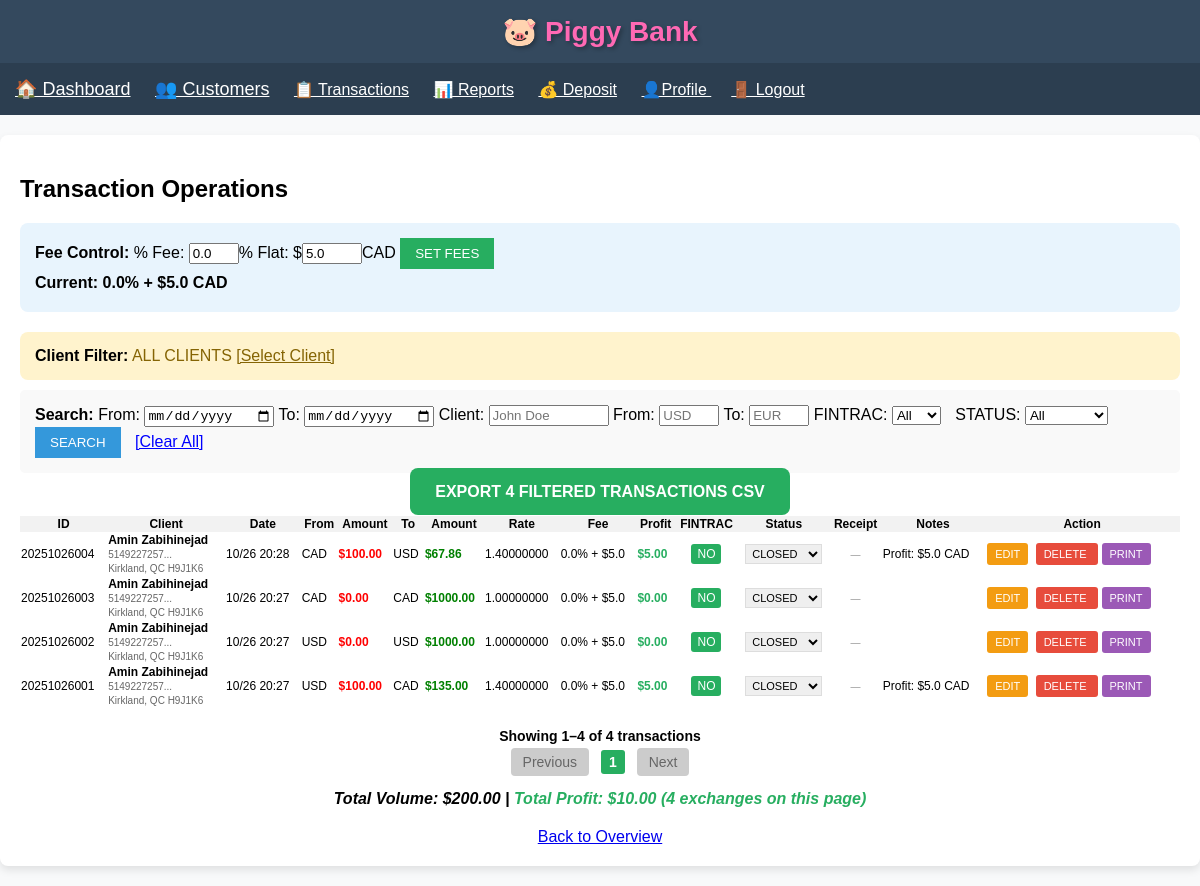
Page /transactions (signed in) on the committed database.
### app.py (models this page shows)
class Transaction(db.Model):
    id = db.Column(db.Integer, primary_key=True, autoincrement=True)  # AUTO
    tx_ref = db.Column(db.String(11), unique=True, nullable=False, index=True)  # DISPLAY ID
    date = db.Column(db.DateTime, default=datetime.utcnow)
    from_currency = db.Column(db.String(3), nullable=False)
    to_currency = db.Column(db.String(3), nullable=False)
    from_amount = db.Column(db.Float, nullable=False)
    to_amount = db.Column(db.Float, nullable=False)
    exchange_rate = db.Column(db.Float, nullable=False)
    notes = db.Column(db.Text, nullable=True)
    is_fintrac = db.Column(db.Boolean, default=False)
    client_id = db.Column(db.Integer, db.ForeignKey('client.id'), nullable=False)
    receipt_filename = db.Column(db.String(100))
    status = db.Column(db.String(10), default='closed')
    is_deposit = db.Column(db.Boolean, default=False)
    total_fee_cad = db.Column(db.Float, default=0.0)  # ← PROFIT PER TX

class Client(db.Model):
    id = db.Column(db.Integer, primary_key=True)
    first_name = db.Column(db.String(100), nullable=False)
    last_name = db.Column(db.String(100), nullable=False)
    email = db.Column(db.String(120), nullable=False)
    phone = db.Column(db.String(20), nullable=False)
    apartment = db.Column(db.String(20))
    civic_number = db.Column(db.String(20), nullable=False)
    street = db.Column(db.String(200), nullable=False)
    city = db.Column(db.String(100), nullable=False)
    province = db.Column(db.String(10), nullable=False)
    postal_code = db.Column(db.String(10), nullable=False)
    risk_level = db.Column(db.String(20), default='low risk')
    notes = db.Column(db.Text)
    created_at = db.Column(db.DateTime, default=datetime.utcnow)
    id1_type = db.Column(db.String(50))
    id1_issued_by = db.Column(db.String(100))
    id1_number = db.Column(db.String(50))
    id1_expiry_date = db.Column(db.Date)
    id1_filename = db.Column(db.String(255))
    id1_filesize = db.Column(db.Integer)
    id1_last_download = db.Column(db.DateTime)
    id2_type = db.Column(db.String(50))
    id2_issued_by = db.Column(db.String(100))
    id2_number = db.Column(db.String(50))
    id2_expiry_date = db.Column(db.Date)
    id2_filename = db.Column(db.String(255))
    id2_filesize = db.Column(db.Integer)
    id2_last_download = db.Column(db.DateTime)
    id3_type = db.Column(db.String(50))
    id3_issued_by = db.Column(db.String(100))
    id3_number = db.Column(db.String(50))
    id3_expiry_date = db.Column(db.Date)
    id3_filename = db.Column(db.String(255))
    id3_filesize = db.Column(db.Integer)
    id3_last_download = db.Column(db.DateTime)
    transactions = db.relationship('Transaction', backref='client', lazy=True)

### app.py (the view, shortened to what this page needs)
@app.route('/transactions')
def transactions():
    if 'user_id' not in session: return redirect(url_for('login'))
    page = int(request.args.get('page', 1)); per_page = 10
    from_date = request.args.get('from_date', ''); to_date = request.args.get('to_date', '')
    search_client = request.args.get('client_name', ''); search_from = request.args.get('from_currency', '').upper()
    search_to = request.args.get('to_currency', '').upper(); fintrac = request.args.get('fintrac', '')
    status = request.args.get('status', '')
    query = Transaction.query.order_by(Transaction.date.desc())
    if from_date:
        try: query = query.filter(Transaction.date >= datetime.strptime(from_date, '%Y-%m-%d'))
        except: pass
    if to_date:
        try: end_dt = datetime.combine(datetime.strptime(to_date, '%Y-%m-%d'), time.max)
        except: pass; query = query.filter(Transaction.date <= end_dt)
    if search_client:
        name = f"%{search_client}%"
        query = query.join(Client).filter(or_(Client.first_name.ilike(name), Client.last_name.ilike(name),
                                             func.concat(Client.first_name, ' ', Client.last_name).ilike(name)))
    if search_from: query = query.filter(Transaction.from_currency == search_from)
    if search_to: query = query.filter(Transaction.to_currency == search_to)
    if fintrac == 'yes': query = query.filter(Transaction.is_fintrac == True)
    elif fintrac == 'no': query = query.filter(Transaction.is_fintrac == False)
    if status: query = query.filter(Transaction.status == status)
    total_count = query.count()
    total_pages = ceil(total_count / per_page) if total_count > 0 else 1
    page = max(1, min(page, total_pages))
    transactions = query.offset((page - 1) * per_page).limit(per_page).all()
    return render_template('transactions.html', transactions=transactions, page=page, total_count=total_count,
                           total_pages=total_pages, from_date=from_date, to_date=to_date, search_client=search_client,
                           search_from=search_from, search_to=search_to, fintrac=fintrac, status=status,
                           current_fee=round(FEE_PERCENTAGE*100, 1), current_flat_fee=round(FLAT_FEE_CAD, 2))

### templates/transactions.html (shortened to what this page needs)
{% extends "base.html" %}
{% block content %}
    <h2>Transaction Operations</h2>
    {% if session.is_admin %}
    <div style="background:#e8f4fd; padding:15px; border-radius:8px; margin-bottom:20px;">
        <strong>Fee Control:</strong>
        <form method="POST" action="{{ url_for('set_fees') }}" style="display:inline;">
            % Fee: <input type="number" name="fee_percentage" step="0.1" value="{{ current_fee }}" style="width:50px;">%
            Flat: $<input type="number" name="flat_fee_cad" step="0.01" value="{{ current_flat_fee }}" style="width:60px;">CAD
            <input type="submit" value="SET FEES" style="padding:8px 15px; background:#27ae60; color:white; border:none;">
        </form>
        <p style="margin:5px 0; font-weight:bold;">
    <strong>Current:</strong> {{ current_fee }}% + ${{ current_flat_fee }} CAD</p>
    </div>
    {% endif %}
    <div style="background:#fff3cd; padding:15px; border-radius:8px; margin-bottom:10px;">
        <strong>Client Filter:</strong>
        {% if session.selected_client_id %}
            <span style="color:#856404;">{{ session.selected_client_name }} Selected</span>
            <a href="{{ url_for('index') }}" style="color:#856404;">[Change Client]</a>
        {% else %}
            <span style="color:#856404;">ALL CLIENTS</span>
            <a href="{{ url_for('index') }}" style="color:#856404;">[Select Client]</a>
        {% endif %}
    </div>
    <div style="background: #f9f9f9; padding: 15px; margin: 10px 0; border-radius: 5px;">
        <form method="GET">
            <strong>Search:</strong>
            <label>From: <input type="date" name="from_date" value="{{ from_date }}" style="width:130px;"></label>
            <label>To: <input type="date" name="to_date" value="{{ to_date }}" style="width:130px;"></label>
            Client: <input type="text" name="client_name" placeholder="John Doe" value="{{ search_client }}" style="width:120px;">
            From: <input type="text" name="from_currency" placeholder="USD" value="{{ search_from }}" style="width:60px;">
            To: <input type="text" name="to_currency" placeholder="EUR" value="{{ search_to }}" style="width:60px;">
            FINTRAC:
            <select name="fintrac" style="margin-right:10px;">
                <option value="">All</option>
            </select>
            STATUS:
            <select name="status" style="margin-right:10px;">
                <option value="">All</option>
            </select>
            <input type="submit" value="SEARCH" style="padding:8px 15px; background:#3498db; color:white; border:none;">
            <a href="{{ url_for('transactions') }}" style="color:blue; margin-left:10px;">[Clear All]</a>
        </form>
    </div>
    {% if transactions %}
        <div style="text-align:center; margin-bottom:15px;">
            <a href="{{ url_for('export_csv',
                from_date=from_date, to_date=to_date,
                client_name=search_client, from_currency=search_from, to_currency=search_to,
                fintrac=fintrac, status=status) }}"
               style="background:#27ae60; color:white; padding:15px 25px; text-decoration:none; border-radius:8px; font-size:16px; font-weight:bold;">
                EXPORT {{ total_count }} FILTERED TRANSACTIONS CSV
            </a>
        </div>
        <table style="width:100%; border-collapse: collapse; font-size:12px;">
            <tr style="background:#f2f2f2;">
                <th>ID</th>
                <th>Client</th>
                <th>Date</th>
                <th>From</th>
                <th>Amount</th>
                <th>To</th>
                <th>Amount</th>
                <th>Rate</th>
                <th>Fee</th>
                <th>Profit</th>
                <th>FINTRAC</th>
                <th>Status</th>
                <th>Receipt</th>
                <th>Notes</th>
                <th>Action</th>
            </tr>
            {% for tx in transactions %}
                {% set profit = ((tx.from_amount * current_fee / 100) + current_flat_fee)|round(2) if tx.from_amount > 0 else 0 %}
                <tr {% if tx.status == 'pending' %}style="background:#fff2cc;"{% endif %}>
                    <td>{{ tx.tx_ref }}</td>
                    <td style="white-space: nowrap;">
                        <strong>{{ tx.client.first_name }} {{ tx.client.last_name }}</strong><br>
                        <small style="color:#666;">
                            {{ tx.client.phone[:12] }}...<br>
                            {{ tx.client.city }}, {{ tx.client.province }} {{ tx.client.postal_code }}
                        </small>
                    </td>
                    <td>{{ tx.date.strftime('%m/%d %H:%M') }}</td>
                    <td>{{ tx.from_currency }}</td>
                    <td style="color: red; font-weight: bold;">${{ "%.2f"|format(tx.from_amount) }}</td>
                    <td>{{ tx.to_currency }}</td>
                    <td style="color: green; font-weight: bold;">${{ "%.2f"|format(tx.to_amount) }}</td>
                    <td style="white-space: nowrap;">{{ "%.8f"|format(tx.exchange_rate) }}</td>
                    <td style="white-space: nowrap;">{{ current_fee }}% + ${{ current_flat_fee }}</td>
                    <td style="color: #27ae60; font-weight: bold;">${{ "%.2f"|format(profit) }}</td>
                    <td style="text-align:center;">
                        {% if tx.is_fintrac %}
                            <span style="background:#e74c3c; color:white; padding:3px 8px; border-radius:3px; font-weight:bold;">YES</span>
                        {% else %}
                            <span style="background:#27ae60; color:white; padding:3px 6px; border-radius:3px;">NO</span>
                        {% endif %}
                    </td>
                    <td style="text-align:center;">
                        <form method="POST" action="{{ url_for('update_status', tx_id=tx.tx_ref) }}" style="display:inline;">
                            <select name="status" onchange="this.form.submit()" style="font-size:11px; padding:2px; border:1px solid #ddd;">
                                <option value="closed" {% if tx.status == 'closed' %}selected{% endif %}>CLOSED</option>
                            </select>
                        </form>
                    </td>
                    <td style="text-align:center;">
                        {% if tx.receipt_filename %}
                            <a href="{{ url_for('download_receipt', tx_id=tx.tx_ref) }}"
                               style="background:#27ae60; color:white; padding:5px 8px; text-decoration:none; border-radius:3px; font-size:10px;"
                               title="{{ tx.receipt_filename }}">
                                DOWNLOAD
                            </a>
                        {% else %}
                            <span style="color:#999; font-size:10px;">—</span>
                        {% endif %}
                    </td>
                    <td style="max-width:150px;">{{ (tx.notes or '')[:30] }}{% if tx.notes|length > 30 %}...{% endif %}</td>
                    <td style="white-space: nowrap;">
                        <a href="{{ url_for('edit_transaction', tx_id=tx.id) }}" style="background:#f39c12; color:white; padding:5px 8px; text-decoration:none; border-radius:3px; font-size:11px; margin:2px;">EDIT</a>
                        <a href="{{ url_for('delete_transaction', tx_id=tx.id) }}"
                           onclick="return confirm('Delete transaction {{ tx.tx_ref }}?')"
                           style="background:#e74c3c; color:white; padding:5px 8px; text-decoration:none; border-radius:3px; font-size:11px; margin:2px;">
                           DELETE
                        </a>
                        <a href="{{ url_for('print_receipt', tx_id=tx.id) }}"
                           target="_blank"
                           style="background:#9b59b6; color:white; padding:5px 8px; text-decoration:none; border-radius:3px; font-size:11px; margin:2px;">
                           PRINT
                        </a>
                                            </td>
                </tr>
            {% endfor %}
        </table>
        <div style="text-align:center; margin:20px 0; font-size:14px;">
            <strong>
                Showing {{ ((page - 1) * 10 + 1) }}–{{ [page * 10, total_count]|min }} of {{ total_count }} transactions
            </strong>
            <div style="margin-top:10px;">
                {% if page > 1 %}
                    <a href="{{ url_for('transactions', page=page-1,
                        from_date=from_date, to_date=to_date,
                        client_name=search_client, from_currency=search_from, to_currency=search_to,
                        fintrac=fintrac, status=status) }}"
                       style="margin:0 5px; padding:6px 12px; background:#3498db; color:white; text-decoration:none; border-radius:4px;">
                        Previous
                    </a>
                {% else %}
                    <span style="margin:0 5px; padding:6px 12px; background:#ccc; color:#666; border-radius:4px;">Previous</span>
                {% endif %}
                {% set start_page = [page - 2, 1]|max %}
                {% set end_page = [page + 2, total_pages]|min %}
                {% for p in range(start_page, end_page + 1) %}
                    {% if p == page %}
                        <strong style="margin:0 3px; padding:4px 8px; background:#27ae60; color:white; border-radius:3px;">{{ p }}</strong>
                    {% endif %}
                {% endfor %}
                {% if page < total_pages %}
                    <a href="{{ url_for('transactions', page=page+1,
                        from_date=from_date, to_date=to_date,
                        client_name=search_client, from_currency=search_from, to_currency=search_to,
                        fintrac=fintrac, status=status) }}"
                       style="margin:0 5px; padding:6px 12px; background:#3498db; color:white; text-decoration:none; border-radius:4px;">
                        Next
                    </a>
                {% else %}
                    <span style="margin:0 5px; padding:6px 12px; background:#ccc; color:#666; border-radius:4px;">Next</span>
                {% endif %}
            </div>
        </div>
        <p style="margin-top:10px; font-weight:bold; text-align:center;">
            <em>
                Total Volume: ${{ "%.2f"|format(transactions|sum(attribute='from_amount')) }} |
                <span style="color:#27ae60;">
                    Total Profit: ${{ "%.2f"|format(transactions|sum(attribute='total_fee_cad')) }}
                    ({{ transactions|length }} exchanges on this page)
                </span>
            </em>
        </p>
    {% else %}
        <div style="text-align:center; padding:30px; color:#666;">
            <h3>No transactions found!</h3>
            <p>Select a client and add transactions from <a href="{{ url_for('index') }}">Overview</a></p>
        </div>
    {% endif %}
    <div style="margin-top:20px; text-align:center;">
        <a href="{{ url_for('index') }}" style="font-size:16px;">Back to Overview</a>
    </div>
{% endblock %}

### rows in the picture
Transaction: tx_ref "20251026004", client.first_name "Amin", client.last_name "Zabihinejad", client "5149227257", client.city "Kirkland", client.province "QC", client.postal_code "H9J1K6", date "10/26 20:28", from_currency "CAD", from_amount "100.00", to_currency "USD", to_amount "67.86", exchange_rate "1.40000000", current_fee "0.0", total_fee_cad "5.0", total_fee_cad "5.00", is_fintrac "NO", status "CLOSED", notes "Profit: $5.0 CAD"
Transaction: tx_ref "20251026003", client.first_name "Amin", client.last_name "Zabihinejad", client "5149227257", client.city "Kirkland", client.province "QC", client.postal_code "H9J1K6", date "10/26 20:27", from_currency "CAD", from_amount "0.00", to_currency "CAD", to_amount "1000.00", exchange_rate "1.00000000", current_fee "0.0", current_flat_fee "5.0", profit "0.00", is_fintrac "NO", status "CLOSED"
Transaction: tx_ref "20251026002", client.first_name "Amin", client.last_name "Zabihinejad", client "5149227257", client.city "Kirkland", client.province "QC", client.postal_code "H9J1K6", date "10/26 20:27", from_currency "USD", from_amount "0.00", to_currency "USD", to_amount "1000.00", exchange_rate "1.00000000", current_fee "0.0", current_flat_fee "5.0", profit "0.00", is_fintrac "NO", status "CLOSED"
Transaction: tx_ref "20251026001", client.first_name "Amin", client.last_name "Zabihinejad", client "5149227257", client.city "Kirkland", client.province "QC", client.postal_code "H9J1K6", date "10/26 20:27", from_currency "USD", from_amount "100.00", to_currency "CAD", to_amount "135.00", exchange_rate "1.40000000", current_fee "0.0", total_fee_cad "5.0", total_fee_cad "5.00", is_fintrac "NO", status "CLOSED", notes "Profit: $5.0 CAD"

### other values in the picture
{{ current_fee }} "0.0"
{{ current_flat_fee }} "5.0"
{{ total_count }} "4"
{{ ((page - 1) * 10 + 1) }} "1"
{{ [page * 10, total_count]|min }} "4"
{{ p }} "1"
{{ "%.2f"|format(transactions|sum(attribute='from_amount')) }} "200.00"
{{ "%.2f"|format(transactions|sum(attribute='total_fee_cad')) }} "10.00"
{{ transactions|length }} "4"
